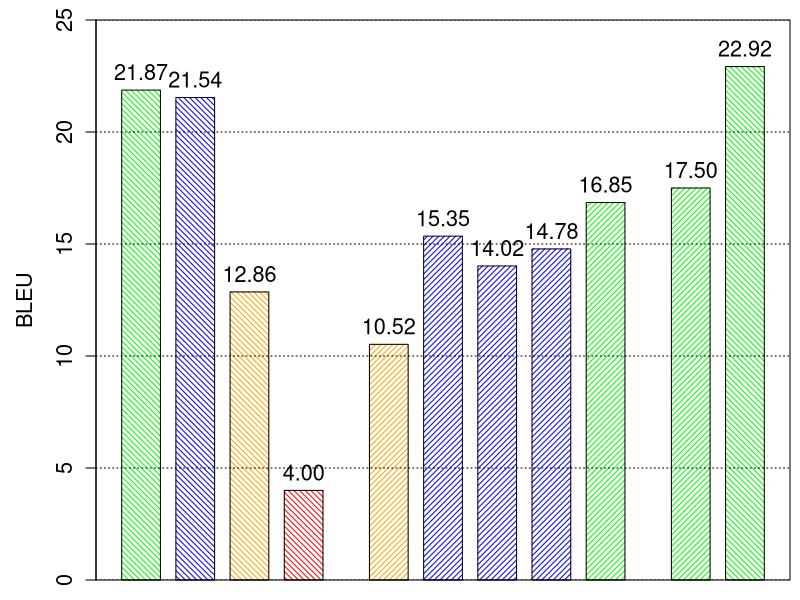

Generate this figure with R:
c <- read.table(file="lesionreplacement.txt", sep = "\t", head=TRUE)

x <- c$BLEU
#names(x) <- c$Title

colorz <- c("green", "blue", "orange", "red", "orange", "blue", "blue", "blue", "green", "green")
fillz <- c(25, 25, 25, 25, 25, 25, 25, 25, 25, 25)
anglez <- c(135, 135, 135, 135, 45, 45, 45, 45, 45, 45)
spacez <- c(0.4, 0.4, 0.4, 0.4, 1.2, 0.4, 0.4, 0.4, 0.4, 1.2)

saxis <- 1.3
slabels <- 1.3
snames <- 1.3

pdf(file="lesionreplacement.pdf", height=4, width=11, onefile=TRUE, family='Helvetica', pointsize=12)
par(mar=c(1.0,4.8,1.0,0.5), new=FALSE, cex.lab=slabels)

bp <-barplot(x, density=fillz, col=colorz, angle=anglez, space=spacez, ylab="BLEU", cex.lab=slabels, cex.axis=saxis, cex.names=snames, ylim=c(0, 25), legend=F)
grid(nx = 0, ny = NULL, col = "black", lty = "dotted", lwd = 1, equilogs = FALSE)
#legend("topright", as.character(c$Title), cex=slabels, density=fillz, fill=colorz, bty="y", bg="white")
box()

height <- rbind(x)
text(bp, height, labels=format(height, 4), pos=3, cex=snames)

dev.off()
